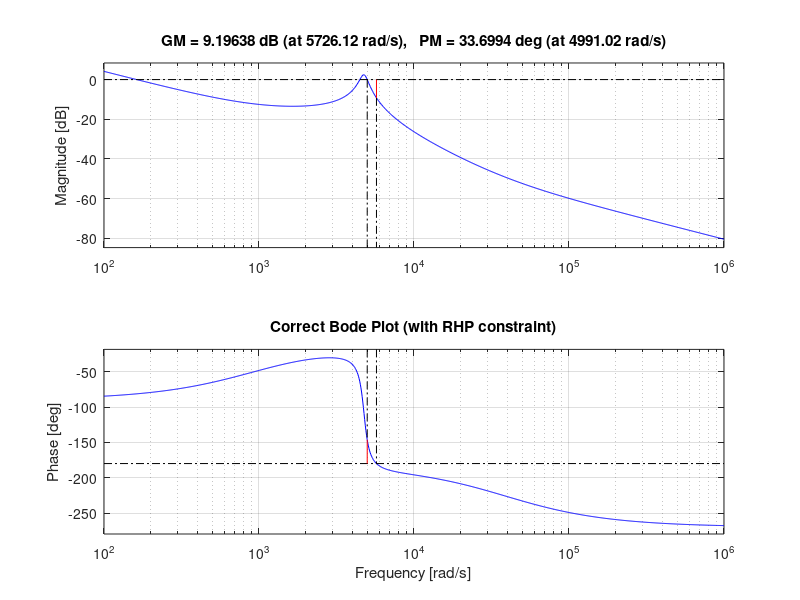
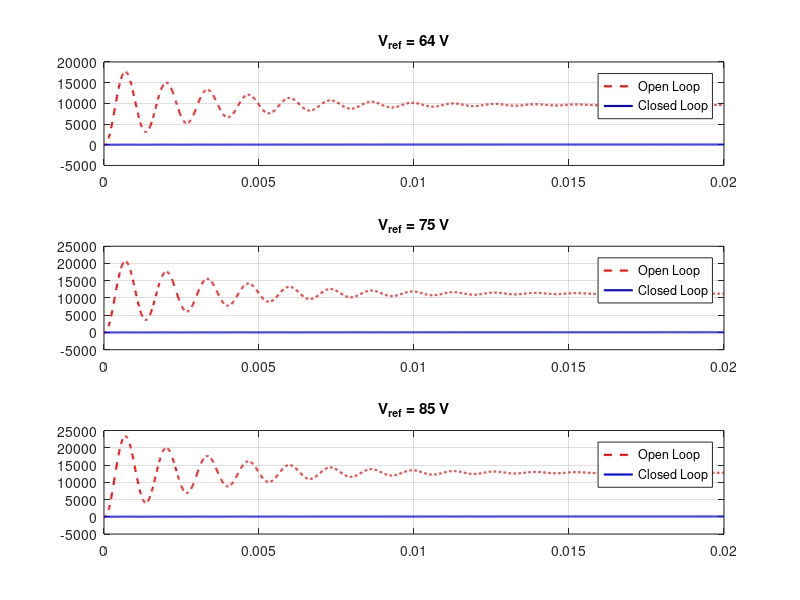

The MATLAB script that drew these images, in order:
clc;
clear;
close all;

s = tf('s');

% -------------------------------
% Plant
% -------------------------------
G = (978 - 0.0255*s)/(2.87e-7*s^2 + 1.695e-4*s + 6.5);

% -------------------------------
% CORRECT PI Controller
% -------------------------------
Kp = 0.00106;
Ki = 1.065;

Gc = Kp + Ki/s;

% -------------------------------
% Open-loop
% -------------------------------
Gol = Gc * G;

figure;
margin(Gol);
grid on;
title('Correct Bode Plot (with RHP constraint)');

% -------------------------------
% Closed-loop
% -------------------------------
T = feedback(Gc*G,1);

% -------------------------------
% Step Response Comparison
% -------------------------------
t = 0:1e-5:0.02;
Vref = [64 75 85];

figure;

for i = 1:length(Vref)

    y_open = Vref(i)*step(G,t);
    y_closed = Vref(i)*step(T,t);

    subplot(3,1,i)
    plot(t,y_open,'r--','LineWidth',1.5); hold on;
    plot(t,y_closed,'b','LineWidth',1.5);

    title(['V_{ref} = ', num2str(Vref(i)), ' V'])
    legend('Open Loop','Closed Loop')
    grid on;

end

% -------------------------------
% Display PM & GM
% -------------------------------
[GM, PM, Wcg, Wcp] = margin(Gol);

fprintf('\n--- CORRECT DESIGN ---\n');
fprintf('Gain Margin = %.2f dB\n',20*log10(GM));
fprintf('Phase Margin = %.2f deg\n',PM);
